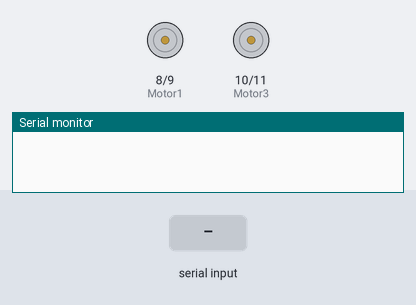
The sketch below on a simulated Arduino Uno, built with avr-gcc and run on an emulated ATmega328P. On the bench: motor-driver pin pairs drawn as motors (green arrow = first pin HIGH = forward, orange = second pin HIGH = backward, longer = more drive), the last lines printed to the serial monitor. The inputs (shaded band) are chosen by the test bench.

Above: at 1.2 s.
1.3 s: "forward" received over Serial
At 1.7 s:
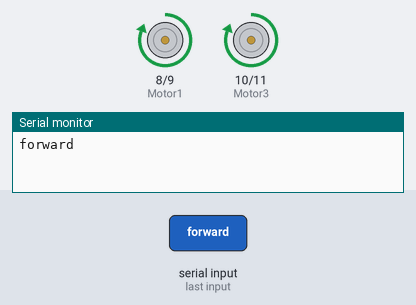
2.8 s: "left" received over Serial
At 4.0 s:
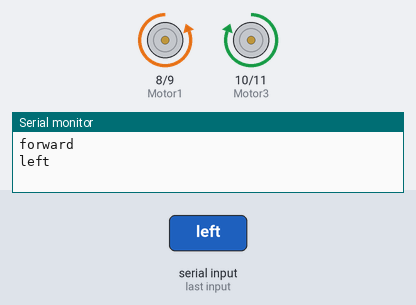
4.3 s: "right" received over Serial
At 5.5 s:
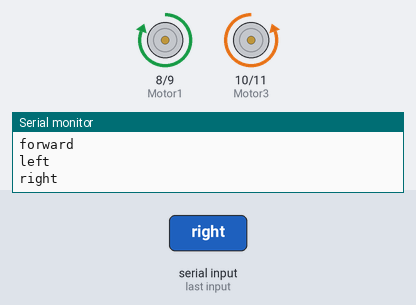
5.8 s: "back" received over Serial
At 6.4 s:
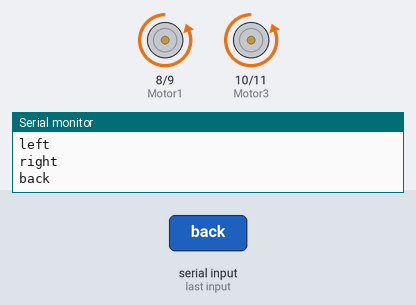
Timing chart, 0 to 8.3 s (numbered marks = the images above; inputs shaded):
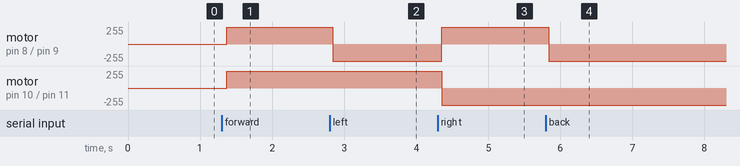

Measured:
- after the input at 1.3 s, motor on pin 8 (Motor1) / pin 9 (Motor2), motor on pin 10 (Motor3) / pin 11 (Motor4): stopped → forward 255/255 after 0.07 s
- after the input at 2.8 s, motor on pin 8 (Motor1) / pin 9 (Motor2): forward 255/255 → backward 255/255 at once
- after the input at 4.3 s, motor on pin 8 (Motor1) / pin 9 (Motor2): backward 255/255 → forward 255/255 after 0.05 s; motor on pin 10 (Motor3) / pin 11 (Motor4): forward 255/255 → backward 255/255 after 0.05 s
- after the input at 5.8 s, motor on pin 8 (Motor1) / pin 9 (Motor2): forward 255/255 → backward 255/255 at once

The sketch:

sketch_nov30a.ino
```cpp
String voice;


int Motor1 = 8;
int Motor2 = 9;
int Motor3 = 10;
int Motor4 = 11;


void setup() {
  // put your setup code here, to run once:

Serial.begin(9600);
pinMode( Motor1,OUTPUT);
pinMode( Motor2,OUTPUT);
pinMode( Motor3,OUTPUT);
pinMode( Motor4,OUTPUT);
}

void loop() {
  // put your main code here, to run repeatedly:
while(Serial.available()>0)
{
  delay(10);
  char c = Serial.read();
  voice+=c;
}

if(voice.length()>0)
{
  Serial.println(voice);
}
  if(voice == "forward")
  {
    digitalWrite(8,HIGH);
    digitalWrite(9,LOW);
    digitalWrite(10,HIGH);
    digitalWrite(11,LOW);
  }

  else if(voice == "left")
  {
    digitalWrite(8,LOW);
    digitalWrite(9,HIGH);
    digitalWrite(10,HIGH);
    digitalWrite(11,LOW);
  }
  else if(voice == "right")
  {
    digitalWrite(8,HIGH);
    digitalWrite(9,LOW);
    digitalWrite(10,LOW);
    digitalWrite(11,HIGH);
  }
  else if(voice == "back")
  {
    digitalWrite(8,LOW);
    digitalWrite(9,HIGH);
    digitalWrite(10,LOW);
    digitalWrite(11,HIGH);
  }
  else if(voice == "stop")
  {
    digitalWrite(8,LOW);
    digitalWrite(9,LOW);
    digitalWrite(10,LOW);
    digitalWrite(11,LOW);
  }
  voice = "";
}
```
